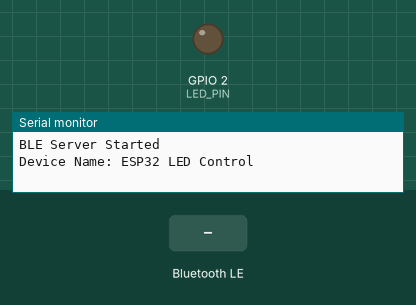
Recording of a sketch running on a simulated ESP32. Parts: output pins drawn as LEDs (lit = HIGH), the last lines printed to the serial monitor. Inputs (shaded band) come from the test bench. Nothing arrives over Bluetooth unless stated; a phone connects over Bluetooth LE 3 s after start.

Above: at 1.2 s.
1.3 s: Bluetooth LE write "1" received
At 1.7 s:
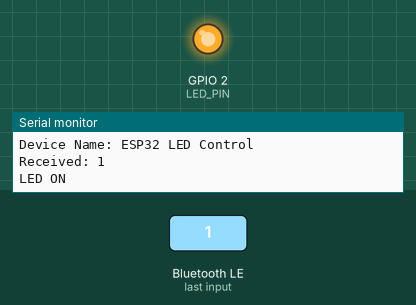
2.8 s: Bluetooth LE write "0" received
At 4.1 s:
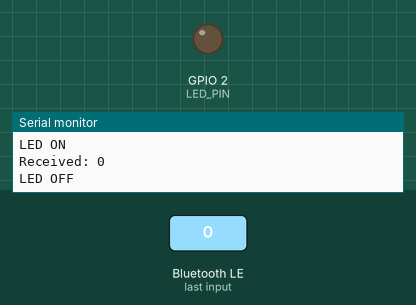
Timing chart, 0 to 5.8 s (numbered marks = the images above; inputs shaded):
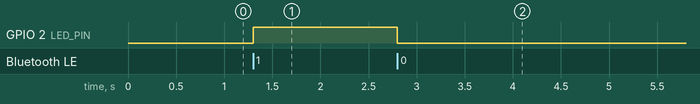

Measured:
- after the input at 1.3 s, GPIO 2 (LED_PIN): LOW → HIGH at once
- after the input at 2.8 s, GPIO 2 (LED_PIN): HIGH → LOW at once

The sketch:

ble-led.ino
```cpp
#include <BLEDevice.h>
#include <BLEServer.h>
#include <BLEUtils.h>
#include <BLE2902.h>

// Change this pin if needed
#define LED_PIN 2

// Custom BLE Service and Characteristic UUIDs
#define SERVICE_UUID        "12345678-1234-1234-1234-123456789abc"
#define CHARACTERISTIC_UUID "abcdef01-1234-1234-1234-123456789abc"

BLECharacteristic *pCharacteristic;

class MyCallbacks : public BLECharacteristicCallbacks {
  void onWrite(BLECharacteristic *pCharacteristic) {
    String value = pCharacteristic->getValue().c_str();

    if (value.length() > 0) {
      Serial.print("Received: ");
      Serial.println(value);

      if (value == "1") {
        digitalWrite(LED_PIN, HIGH);
        Serial.println("LED ON");
      }
      else if (value == "0") {
        digitalWrite(LED_PIN, LOW);
        Serial.println("LED OFF");
      }
    }
  }
};

void setup() {
  Serial.begin(115200);

  pinMode(LED_PIN, OUTPUT);
  digitalWrite(LED_PIN, LOW);

  // Create BLE device
  BLEDevice::init("ESP32 LED Control");

  // Create BLE Server
  BLEServer *pServer = BLEDevice::createServer();

  // Create BLE Service
  BLEService *pService = pServer->createService(SERVICE_UUID);

  // Create BLE Characteristic
  pCharacteristic = pService->createCharacteristic(
                      CHARACTERISTIC_UUID,
                      BLECharacteristic::PROPERTY_READ |
                      BLECharacteristic::PROPERTY_WRITE
                    );

  pCharacteristic->setCallbacks(new MyCallbacks());

  pCharacteristic->setValue("0");

  pService->start();

  // Start Advertising
  BLEAdvertising *pAdvertising = BLEDevice::getAdvertising();
  pAdvertising->start();

  Serial.println("BLE Server Started");
  Serial.println("Device Name: ESP32 LED Control");
}

void loop() {
  delay(100);
}
```
